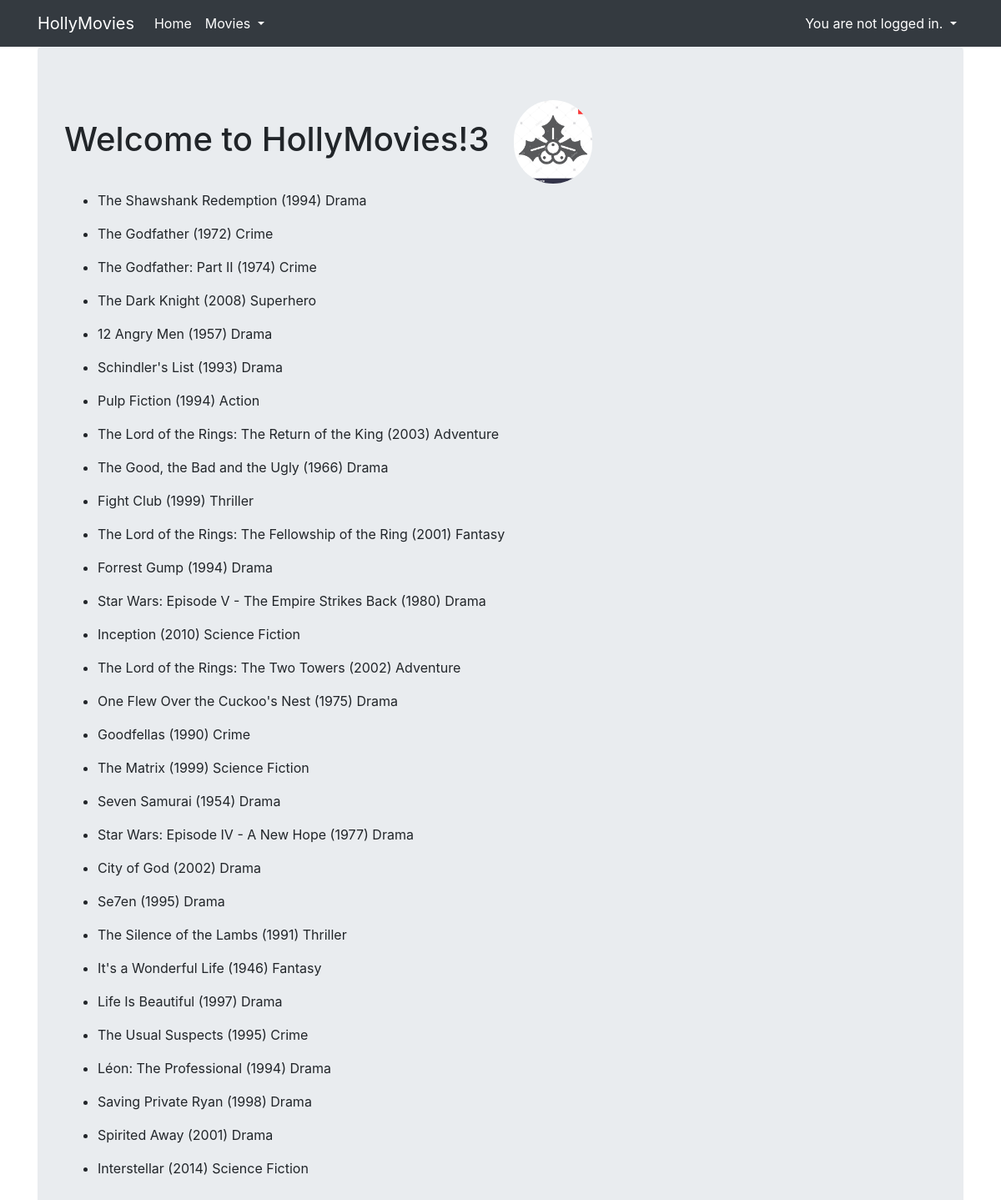
The page / on the database its author committed.
### viewer/models.py (models this page shows, shortened)
class Movie(Model):
    title = CharField(max_length=128)
    genre = ForeignKey(Genre, on_delete=DO_NOTHING)
    rating = IntegerField()
    released = DateField()
    description = TextField(null=True, blank=True)
    poster = ImageField(null=True, blank=True)
    created = DateTimeField(auto_now_add=True)

class Genre(Model):
    name = CharField(max_length=120)

### hollymovies/views.py (the view)
# urls.py: path('', IndexView.as_view(), name='index'),
class IndexView(MovieListView):
    template_name = 'movies.html'
    extra_context = {
        "x": 3,
        "y": "MobByN"
    }

### hollymovies/mixins.py (called while the page is built)
    def get_title(self):
        return self.title

    def get_context_data(self, **kwargs):
        result = super().get_context_data(**kwargs)
        title = self.get_title()
        if title is not None:
            result['title'] = title
        return result

### hollymovies/templates/movies.html
{% extends "base.html" %}
{% load static %}
{% load movie_extras %}
{% block styles %}
  {{ block.super }}
  <link rel="stylesheet" type="text/css" href="{% static 'css/movies.css' %}" />
{% endblock %}
{% block content %}
    <div class="main">
        <h1>Welcome to HollyMovies!{{ x }}<img src="media/holly.jpg"/></h1>
    </div>
    <ul>
        {% for movie in object_list %}
        <li>
            <p>{{movie.title}} ({{movie.released.year}}) {{movie.genre.name}}</p>
        </li>
        {% endfor %}
    </ul>
{% endblock %}

### hollymovies/templates/base.html (shortened to what this page needs)
{% load bootstrap4 %}
{% load static %}
<html {% if LANGUAGE_CODE %}lang="{{ LANGUAGE_CODE }}"{% endif %}>
  <head>
      {% block styles %}{% bootstrap_css %}{% endblock %}
  </head>
  <body>
    <nav class="navbar navbar-expand-lg navbar-dark bg-dark">
      <div class="container fixed">
        <a class="navbar-brand" href="{% url 'index' %}">HollyMovies</a>
        <div class="collapse navbar-collapse" id="navbarNavAltMarkup">
          <div class="navbar-nav">
            <a class="nav-item nav-link active" href="{% url 'index' %}">
              Home
            </a>
            <div class="nav-item dropdown">
              <a class="nav-link active dropdown-toggle" href="#" data-toggle="dropdown">
                Movies
              </a>
            </div>
          </div>
          <div class="navbar-nav ml-auto">
            <div class="nav-item dropdown">
              {% if user.is_authenticated %}
                <a class="nav-link active dropdown-toggle" href="#" data-toggle="dropdown">
                  {% if user.first_name %}Hello, {{ user.first_name }}!
                  {% else %}Hello, {{ user.username }}!{% endif %}
                </a>
                <div class="dropdown-menu dropdown-menu-right">
                  <a class="dropdown-item text-right" href="{% url 'logout' %}">Logout</a>
                  <a class="dropdown-item text-right" href="{% url 'accounts:password_change' %}">Change password</a>
                </div>
              {% else %}
                <a class="nav-link active dropdown-toggle" href="#" data-toggle="dropdown">
                  You are not logged in.
                </a>
              {% endif %}
            </div>
          </div>
        </div>
      </div>
    </nav>
    <div class="container">
      <div class="jumbotron">
        {% block content %}{% endblock %}
      </div>
    </div>
  </body>
</html>

### static/css/movies.css (style rules this page uses)
img { max-width: 100px; max-height: 100px; border-radius: 90px; position: relative;left: 30px; }

### rows shown on the page
Movie: title "The Shawshank Redemption", released.year "1994", genre.name "Drama"
Movie: title "The Godfather", released.year "1972", genre.name "Crime"
Movie: title "The Godfather: Part II", released.year "1974", genre.name "Crime"
Movie: title "The Dark Knight", released.year "2008", genre.name "Superhero"
Movie: title "12 Angry Men", released.year "1957", genre.name "Drama"
Movie: title "Schindler's List", released.year "1993", genre.name "Drama"
Movie: title "Pulp Fiction", released.year "1994", genre.name "Action"
Movie: title "The Lord of the Rings: The Return of the King", released.year "2003", genre.name "Adventure"
Movie: title "The Good, the Bad and the Ugly", released.year "1966", genre.name "Drama"
Movie: title "Fight Club", released.year "1999", genre.name "Thriller"
Movie: title "The Lord of the Rings: The Fellowship of the Ring", released.year "2001", genre.name "Fantasy"
Movie: title "Forrest Gump", released.year "1994", genre.name "Drama"
Movie: title "Star Wars: Episode V - The Empire Strikes Back", released.year "1980", genre.name "Drama"
Movie: title "Inception", released.year "2010", genre.name "Science Fiction"
Movie: title "The Lord of the Rings: The Two Towers", released.year "2002", genre.name "Adventure"
Movie: title "One Flew Over the Cuckoo's Nest", released.year "1975", genre.name "Drama"
Movie: title "Goodfellas", released.year "1990", genre.name "Crime"
Movie: title "The Matrix", released.year "1999", genre.name "Science Fiction"
Movie: title "Seven Samurai", released.year "1954", genre.name "Drama"
Movie: title "Star Wars: Episode IV - A New Hope", released.year "1977", genre.name "Drama"
Movie: title "City of God", released.year "2002", genre.name "Drama"
Movie: title "Se7en", released.year "1995", genre.name "Drama"
Movie: title "The Silence of the Lambs", released.year "1991", genre.name "Thriller"
Movie: title "It's a Wonderful Life", released.year "1946", genre.name "Fantasy"
Movie: title "Life Is Beautiful", released.year "1997", genre.name "Drama"
Movie: title "The Usual Suspects", released.year "1995", genre.name "Crime"
Movie: title "Léon: The Professional", released.year "1994", genre.name "Drama"
Movie: title "Saving Private Ryan", released.year "1998", genre.name "Drama"
Movie: title "Spirited Away", released.year "2001", genre.name "Drama"
Movie: title "Interstellar", released.year "2014", genre.name "Science Fiction"

### other values the page prints
{{ x }} "3"
